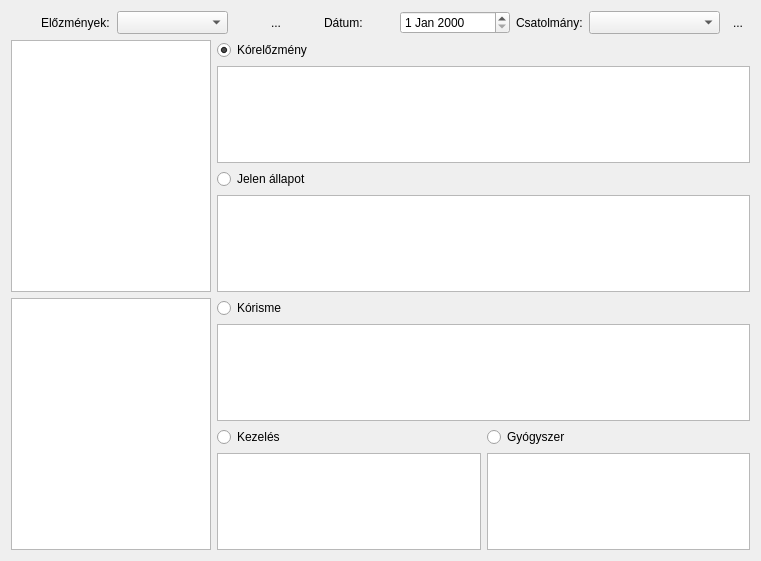
<?xml version="1.0" encoding="UTF-8"?>
<ui version="4.0">
 <class>frmKezel</class>
 <widget class="QDialog" name="frmKezel">
  <property name="windowModality">
   <enum>Qt::NonModal</enum>
  </property>
  <property name="geometry">
   <rect>
    <x>0</x>
    <y>0</y>
    <width>761</width>
    <height>561</height>
   </rect>
  </property>
  <property name="windowTitle">
   <string>Kezelés</string>
  </property>
  <property name="windowIcon">
   <iconset resource="images.qrc">
    <normaloff>:/images/1265398973_txt.png</normaloff>:/images/1265398973_txt.png</iconset>
  </property>
  <property name="modal">
   <bool>false</bool>
  </property>
  <layout class="QGridLayout" name="gridLayout_2">
   <item row="0" column="0" colspan="3">
    <layout class="QHBoxLayout" name="horizontalLayout_4">
     <item>
      <widget class="QToolButton" name="toolButton">
       <property name="toolTip">
        <string>Bezár</string>
       </property>
       <property name="text">
        <string/>
       </property>
       <property name="icon">
        <iconset resource="images.qrc">
         <normaloff>:/images/1265398965_exit.png</normaloff>:/images/1265398965_exit.png</iconset>
       </property>
       <property name="autoRaise">
        <bool>true</bool>
       </property>
      </widget>
     </item>
     <item>
      <layout class="QHBoxLayout" name="horizontalLayout">
       <item>
        <widget class="QLabel" name="label">
         <property name="text">
          <string>Előzmények:</string>
         </property>
        </widget>
       </item>
       <item>
        <widget class="QComboBox" name="comboBox">
         <property name="sizePolicy">
          <sizepolicy hsizetype="Fixed" vsizetype="Fixed">
           <horstretch>0</horstretch>
           <verstretch>0</verstretch>
          </sizepolicy>
         </property>
         <property name="minimumSize">
          <size>
           <width>111</width>
           <height>23</height>
          </size>
         </property>
         <property name="maximumSize">
          <size>
           <width>111</width>
           <height>23</height>
          </size>
         </property>
        </widget>
       </item>
      </layout>
     </item>
     <item>
      <widget class="QToolButton" name="toolButton_2">
       <property name="toolTip">
        <string>Új</string>
       </property>
       <property name="text">
        <string/>
       </property>
       <property name="icon">
        <iconset resource="images.qrc">
         <normaloff>:/images/new.png</normaloff>:/images/new.png</iconset>
       </property>
       <property name="autoRaise">
        <bool>true</bool>
       </property>
      </widget>
     </item>
     <item>
      <widget class="QToolButton" name="toolButton_4">
       <property name="toolTip">
        <string>Módosít</string>
       </property>
       <property name="text">
        <string>...</string>
       </property>
       <property name="icon">
        <iconset resource="images.qrc">
         <normaloff>:/images/win/fileopen.png</normaloff>:/images/win/fileopen.png</iconset>
       </property>
       <property name="autoRaise">
        <bool>true</bool>
       </property>
      </widget>
     </item>
     <item>
      <widget class="QToolButton" name="toolButton_3">
       <property name="toolTip">
        <string>Ment</string>
       </property>
       <property name="text">
        <string/>
       </property>
       <property name="icon">
        <iconset resource="images.qrc">
         <normaloff>:/images/save.png</normaloff>:/images/save.png</iconset>
       </property>
       <property name="autoExclusive">
        <bool>false</bool>
       </property>
       <property name="autoRaise">
        <bool>true</bool>
       </property>
      </widget>
     </item>
     <item>
      <layout class="QHBoxLayout" name="horizontalLayout_2">
       <item>
        <widget class="QLabel" name="label_2">
         <property name="text">
          <string>Dátum:</string>
         </property>
        </widget>
       </item>
       <item>
        <widget class="QDateEdit" name="dateEdit">
         <property name="minimumSize">
          <size>
           <width>110</width>
           <height>23</height>
          </size>
         </property>
         <property name="maximumSize">
          <size>
           <width>110</width>
           <height>23</height>
          </size>
         </property>
        </widget>
       </item>
      </layout>
     </item>
     <item>
      <layout class="QHBoxLayout" name="horizontalLayout_3">
       <item>
        <widget class="QLabel" name="label_3">
         <property name="text">
          <string>Csatolmány:</string>
         </property>
        </widget>
       </item>
       <item>
        <widget class="QComboBox" name="comboBox_2">
         <property name="minimumSize">
          <size>
           <width>131</width>
           <height>23</height>
          </size>
         </property>
         <property name="maximumSize">
          <size>
           <width>131</width>
           <height>23</height>
          </size>
         </property>
        </widget>
       </item>
      </layout>
     </item>
     <item>
      <widget class="QToolButton" name="toolButton_5">
       <property name="text">
        <string>...</string>
       </property>
       <property name="icon">
        <iconset resource="images.qrc">
         <normaloff>:/images/win/fileprint.png</normaloff>:/images/win/fileprint.png</iconset>
       </property>
       <property name="autoRaise">
        <bool>true</bool>
       </property>
      </widget>
     </item>
    </layout>
   </item>
   <item row="1" column="0" rowspan="8">
    <layout class="QGridLayout" name="gridLayout">
     <item row="0" column="0">
      <widget class="QListView" name="listView">
       <property name="minimumSize">
        <size>
         <width>200</width>
         <height>252</height>
        </size>
       </property>
       <property name="maximumSize">
        <size>
         <width>200</width>
         <height>25200</height>
        </size>
       </property>
       <property name="contextMenuPolicy">
        <enum>Qt::CustomContextMenu</enum>
       </property>
       <property name="selectionBehavior">
        <enum>QAbstractItemView::SelectRows</enum>
       </property>
      </widget>
     </item>
     <item row="1" column="0">
      <widget class="QListView" name="listView_2">
       <property name="minimumSize">
        <size>
         <width>200</width>
         <height>252</height>
        </size>
       </property>
       <property name="maximumSize">
        <size>
         <width>200</width>
         <height>25200</height>
        </size>
       </property>
       <property name="contextMenuPolicy">
        <enum>Qt::CustomContextMenu</enum>
       </property>
       <property name="selectionBehavior">
        <enum>QAbstractItemView::SelectRows</enum>
       </property>
      </widget>
     </item>
    </layout>
   </item>
   <item row="1" column="1">
    <widget class="QRadioButton" name="radioButton">
     <property name="text">
      <string>Kórelőzmény</string>
     </property>
     <property name="checked">
      <bool>true</bool>
     </property>
    </widget>
   </item>
   <item row="2" column="1" colspan="2">
    <widget class="QTextEdit" name="textEdit"/>
   </item>
   <item row="3" column="1">
    <widget class="QRadioButton" name="radioButton_2">
     <property name="text">
      <string>Jelen állapot</string>
     </property>
     <property name="checked">
      <bool>false</bool>
     </property>
    </widget>
   </item>
   <item row="4" column="1" colspan="2">
    <widget class="QTextEdit" name="textEdit_2"/>
   </item>
   <item row="5" column="1">
    <widget class="QRadioButton" name="radioButton_3">
     <property name="text">
      <string>Kórisme</string>
     </property>
    </widget>
   </item>
   <item row="6" column="1" colspan="2">
    <widget class="QTextEdit" name="textEdit_3"/>
   </item>
   <item row="7" column="1">
    <widget class="QRadioButton" name="radioButton_4">
     <property name="text">
      <string>Kezelés</string>
     </property>
    </widget>
   </item>
   <item row="7" column="2">
    <widget class="QRadioButton" name="radioButton_5">
     <property name="text">
      <string>Gyógyszer</string>
     </property>
    </widget>
   </item>
   <item row="8" column="1">
    <widget class="QTextEdit" name="textEdit_4"/>
   </item>
   <item row="8" column="2">
    <widget class="QTextEdit" name="textEdit_5"/>
   </item>
  </layout>
 </widget>
 <resources>
  <include location="images.qrc"/>
 </resources>
 <connections/>
</ui>
